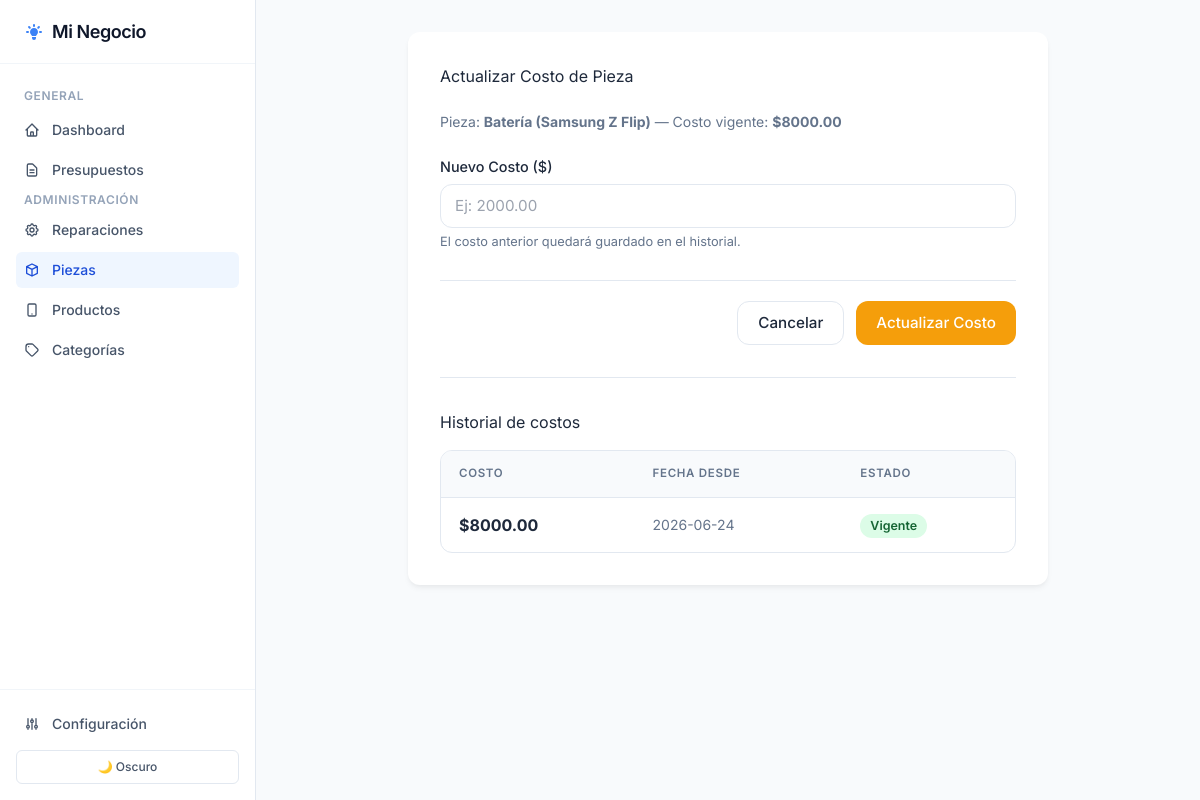
/piezas/3/costo, run on the app's committed database.
### tables this page shows
CREATE TABLE configuracion (
                clave TEXT PRIMARY KEY,
                valor TEXT NOT NULL,
                descripcion TEXT
            );

CREATE TABLE pieza (
                id          INTEGER PRIMARY KEY AUTOINCREMENT,
                nombre      TEXT NOT NULL,
                producto_id INTEGER NOT NULL,
                activo      INTEGER NOT NULL DEFAULT 1,
                FOREIGN KEY (producto_id) REFERENCES producto(id)
            );

CREATE TABLE costo_pieza (
                id          INTEGER PRIMARY KEY AUTOINCREMENT,
                pieza_id    INTEGER NOT NULL,
                costo       REAL    NOT NULL,
                fecha_desde TEXT    NOT NULL,
                es_actual   INTEGER NOT NULL DEFAULT 1,
                FOREIGN KEY (pieza_id) REFERENCES pieza(id)
            );

### app.py (the view)
@app.route("/piezas/<int:pid>/costo", methods=["GET"])
def vista_pieza_costo_form(pid):
    conn = None
    try:
        conn = get_connection()
        cur = conn.cursor()
        cur.execute("""
            SELECT p.id, p.nombre, cp.costo AS costo_actual
            FROM pieza p
            LEFT JOIN costo_pieza cp ON cp.pieza_id = p.id AND cp.es_actual = 1
            WHERE p.id = ?
        """, (pid,))
        row = cur.fetchone()
        if not row:
            flash("Pieza no encontrada.", "danger")
            return redirect(url_for("vista_piezas"))
        cur.execute("""
            SELECT costo, fecha_desde, es_actual
            FROM costo_pieza WHERE pieza_id = ?
            ORDER BY fecha_desde DESC
        """, (pid,))
        historial = [dict(r) for r in cur.fetchall()]
        return render_template("piezas/costo.html", pieza=dict(row), historial=historial)
    finally:
        if conn:
            conn.close()

### app.py (called while the page is built)
def get_connection():
    conn = sqlite3.connect(DB_PATH)
    conn.row_factory = sqlite3.Row          # permite acceder columnas por nombre
    conn.execute("PRAGMA foreign_keys = ON")
    return conn

### templates/piezas/costo.html (shortened to what this page needs)
{% extends 'base.html' %}
{% set seccion = 'piezas' %}
{% block content %}
<div class="form-container">
    <h2>Actualizar Costo de Pieza</h2>
    <p class="text-muted text-sm" style="margin-bottom: 24px;">
        Pieza: <strong>{{ pieza.nombre }}</strong> &mdash;
        Costo vigente: <strong>${{ "%.2f"|format(pieza.costo_actual) if pieza.costo_actual is not none else '—' }}</strong>
    </p>
    <form action="/piezas/{{ pieza.id }}/costo" method="POST" class="styled-form">
        <div class="form-group">
            <label for="costo">Nuevo Costo ($)</label>
            <input type="number" id="costo" name="costo"
                   min="0" step="0.01"
                   placeholder="Ej: 2000.00"
                   required>
            <p class="hint">El costo anterior quedará guardado en el historial.</p>
        </div>
        <div class="form-actions">
            <a href="/piezas" class="btn btn-outline">Cancelar</a>
            <button type="submit" class="btn btn-warning">Actualizar Costo</button>
        </div>
    </form>
    <div class="section-divider"></div>
    <h3 style="margin-bottom: 16px;">Historial de costos</h3>
    <div class="table-container" style="box-shadow: none; border: 1px solid var(--border-color);">
        <table class="crud-table">
            <thead>
                <tr>
                    <th>Costo</th>
                    <th>Fecha desde</th>
                    <th>Estado</th>
                </tr>
            </thead>
            <tbody>
                {% for h in historial %}
                <tr>
                    <td><strong>${{ "%.2f"|format(h.costo) }}</strong></td>
                    <td class="text-muted text-sm">{{ h.fecha_desde[:10] }}</td>
                    <td>
                        {% if h.es_actual %}
                            <span class="badge badge-active">Vigente</span>
                        {% else %}
                            <span class="badge badge-inactive">Histórico</span>
                        {% endif %}
                    </td>
                </tr>
                {% else %}
                <tr><td colspan="3" class="empty-state">Sin historial.</td></tr>
                {% endfor %}
            </tbody>
        </table>
    </div>
</div>
{% endblock %}

### templates/base.html (shortened to what this page needs)
<!DOCTYPE html>
<html lang="es" data-theme="light">
<head>
    <script src="https://cdn.tailwindcss.com"></script>
    <link rel="stylesheet" href="{{ url_for('static', filename='style.css') }}">
</head>
<body class="bg-slate-50 text-slate-800 antialiased flex h-screen overflow-hidden font-sans selection:bg-blue-100 selection:text-blue-900 transition-colors duration-300 dark:bg-slate-900 dark:text-slate-100">
    <aside class="w-64 bg-white dark:bg-slate-950 border-r border-slate-200 dark:border-slate-800 flex flex-col flex-shrink-0 transition-colors duration-300">
        <div class="h-16 flex items-center px-6 border-b border-slate-100 dark:border-slate-800">
            <a href="/" class="flex items-center gap-2 text-slate-900 dark:text-white text-lg font-semibold tracking-tight hover:opacity-80 transition-opacity">
                {{ config_alias.negocio | default('Mi Negocio') }}
            </a>
        </div>
        <nav class="flex-1 px-4 py-6 overflow-y-auto space-y-1">
            <p class="px-2 text-xs font-semibold text-slate-400 dark:text-slate-500 uppercase tracking-wider mb-2">General</p>
            <a href="/" class="flex items-center gap-3 px-2 py-2 text-sm font-medium rounded-md transition-colors {% if seccion == 'dashboard' %}bg-blue-50 text-blue-700 dark:bg-blue-900/30 dark:text-blue-400{% else %}text-slate-600 hover:bg-slate-100 dark:text-slate-400 dark:hover:bg-slate-800 dark:hover:text-slate-200{% endif %}">
                <svg class="w-4 h-4" fill="none" stroke="currentColor" viewBox="0 0 24 24"><path stroke-linecap="round" stroke-linejoin="round" stroke-width="2" d="M3 12l2-2m0 0l7-7 7 7M5 10v10a1 1 0 001 1h3m10-11l2 2m-2-2v10a1 1 0 01-1 1h-3m-6 0a1 1 0 001-1v-4a1 1 0 011-1h2a1 1 0 011 1v4a1 1 0 001 1m-6 0h6"></path></svg>
                Dashboard
            </a>
            <a href="/presupuestos" class="flex items-center gap-3 px-2 py-2 text-sm font-medium rounded-md transition-colors {% if seccion == 'presupuestos' %}bg-blue-50 text-blue-700 dark:bg-blue-900/30 dark:text-blue-400{% else %}text-slate-600 hover:bg-slate-100 dark:text-slate-400 dark:hover:bg-slate-800 dark:hover:text-slate-200{% endif %}">
                <svg class="w-4 h-4" fill="none" stroke="currentColor" viewBox="0 0 24 24"><path stroke-linecap="round" stroke-linejoin="round" stroke-width="2" d="M9 12h6m-6 4h6m2 5H7a2 2 0 01-2-2V5a2 2 0 012-2h5.586a1 1 0 01.707.293l5.414 5.414a1 1 0 01.293.707V19a2 2 0 01-2 2z"></path></svg>
                Presupuestos
            </a>
            <p class="px-2 text-xs font-semibold text-slate-400 dark:text-slate-500 uppercase tracking-wider mt-6 mb-2">Administración</p>
            <a href="/tipos-reparacion" class="flex items-center gap-3 px-2 py-2 text-sm font-medium rounded-md transition-colors {% if seccion == 'reparaciones' %}bg-blue-50 text-blue-700 dark:bg-blue-900/30 dark:text-blue-400{% else %}text-slate-600 hover:bg-slate-100 dark:text-slate-400 dark:hover:bg-slate-800 dark:hover:text-slate-200{% endif %}">
                {{ config_alias.servicios | default('Servicios') }}
            </a>
            <a href="/piezas" class="flex items-center gap-3 px-2 py-2 text-sm font-medium rounded-md transition-colors {% if seccion == 'piezas' %}bg-blue-50 text-blue-700 dark:bg-blue-900/30 dark:text-blue-400{% else %}text-slate-600 hover:bg-slate-100 dark:text-slate-400 dark:hover:bg-slate-800 dark:hover:text-slate-200{% endif %}">
                <svg class="w-4 h-4" fill="none" stroke="currentColor" viewBox="0 0 24 24"><path stroke-linecap="round" stroke-linejoin="round" stroke-width="2" d="M20 7l-8-4-8 4m16 0l-8 4m8-4v10l-8 4m0-10L4 7m8 4v10M4 7v10l8 4"></path></svg>
                {{ config_alias.insumos | default('Insumos') }}
            </a>
            <a href="/productos" class="flex items-center gap-3 px-2 py-2 text-sm font-medium rounded-md transition-colors {% if seccion == 'productos' %}bg-blue-50 text-blue-700 dark:bg-blue-900/30 dark:text-blue-400{% else %}text-slate-600 hover:bg-slate-100 dark:text-slate-400 dark:hover:bg-slate-800 dark:hover:text-slate-200{% endif %}">
                <svg class="w-4 h-4" fill="none" stroke="currentColor" viewBox="0 0 24 24"><path stroke-linecap="round" stroke-linejoin="round" stroke-width="2" d="M12 18h.01M8 21h8a2 2 0 002-2V5a2 2 0 00-2-2H8a2 2 0 00-2 2v14a2 2 0 002 2z"></path></svg>
                {{ config_alias.proyectos | default('Proyectos') }}
            </a>
            <a href="/categorias" class="flex items-center gap-3 px-2 py-2 text-sm font-medium rounded-md transition-colors {% if seccion == 'categorias' %}bg-blue-50 text-blue-700 dark:bg-blue-900/30 dark:text-blue-400{% else %}text-slate-600 hover:bg-slate-100 dark:text-slate-400 dark:hover:bg-slate-800 dark:hover:text-slate-200{% endif %}">
                <svg class="w-4 h-4" fill="none" stroke="currentColor" viewBox="0 0 24 24"><path stroke-linecap="round" stroke-linejoin="round" stroke-width="2" d="M7 7h.01M7 3h5c.512 0 1.024.195 1.414.586l7 7a2 2 0 010 2.828l-7 7a2 2 0 01-2.828 0l-7-7A1.994 1.994 0 013 12V7a4 4 0 014-4z"></path></svg>
                Categorías
            </a>
        </nav>
        <div class="p-4 border-t border-slate-100 dark:border-slate-800">
            <a href="/configuracion" class="flex items-center gap-3 px-2 py-2 text-sm font-medium rounded-md text-slate-600 hover:bg-slate-100 dark:text-slate-400 dark:hover:bg-slate-800 dark:hover:text-slate-200 transition-colors">
                <svg class="w-4 h-4" fill="none" stroke="currentColor" viewBox="0 0 24 24"><path stroke-linecap="round" stroke-linejoin="round" stroke-width="2" d="M12 6V4m0 2a2 2 0 100 4m0-4a2 2 0 110 4m-6 8a2 2 0 100-4m0 4a2 2 0 110-4m0 4v2m0-6V4m6 6v10m6-2a2 2 0 100-4m0 4a2 2 0 110-4m0 4v2m0-6V4"></path></svg>
                Configuración
            </a>
            <button id="theme-toggle" class="mt-2 w-full flex justify-center items-center gap-2 px-2 py-2 text-xs font-medium rounded-md border border-slate-200 dark:border-slate-700 text-slate-600 dark:text-slate-400 hover:bg-slate-50 dark:hover:bg-slate-800 transition-colors">
                <span class="icon-dark inline dark:hidden">🌙 Oscuro</span>
            </button>
        </div>
    </aside>
    <main class="flex-1 flex flex-col overflow-y-auto">
        <div class="p-8 max-w-6xl mx-auto w-full">
            {% block content %}{% endblock %}
        </div>
    </main>
</body>
</html>

### static/style.css (style rules this page uses)
:root { --bg-color: #f4f7f6; --surface-color: #ffffff; --text-primary: #1e293b; --text-secondary: #64748b; --primary-color: #6366f1; --primary-hover: #4f46e5; --danger-color: #ef4444; --danger-hover: #dc2626; --success-color: #10b981; --warning-color: #f59e0b; --border-color: #e2e8f0; --sidebar-bg: #0f172a; --sidebar-text: #cbd5e1; --sidebar-hover: #1e293b; --sidebar-active: #38bdf8; --radius: 12px; --shadow: 0 4px 6px -1px rgba(0,0,0,.05), 0 2px 4px -1px rgba(0,0,0,.03); --shadow-lg: 0 10px 25px -3px rgba(0,0,0,.1), 0 4px 8px -2px rgba(0,0,0,.05); }
* { box-sizing: border-box; margin: 0; padding: 0; }
body { font-family: 'Inter', sans-serif; background-color: var(--bg-color); color: var(--text-primary); line-height: 1.6; transition: background-color 0.3s ease, color 0.3s ease; }
h1, h2, h3 { color: var(--text-primary); margin-bottom: 1rem; }
.btn { display: inline-flex; align-items: center; gap: 6px; padding: 10px 20px; border-radius: var(--radius); font-weight: 500; text-decoration: none; cursor: pointer; transition: all 0.2s; border: none; font-size: 0.95rem; font-family: inherit; }
.btn-outline { background: transparent; border: 1px solid var(--border-color); color: var(--text-primary); }
.btn-warning { background-color: var(--warning-color); color: white; }
.table-container { background: var(--surface-color); border-radius: var(--radius); box-shadow: var(--shadow); overflow: hidden; }
.crud-table { width: 100%; border-collapse: collapse; }
.crud-table th, .crud-table td { padding: 14px 18px; text-align: left; border-bottom: 1px solid var(--border-color); }
.crud-table th { background: #f8fafc; font-weight: 600; color: var(--text-secondary); text-transform: uppercase; font-size: 0.72rem; letter-spacing: 0.06em; }
.crud-table tr:last-child td { border-bottom: none; }
.badge { display: inline-block; padding: 3px 10px; border-radius: 9999px; font-size: 0.78rem; font-weight: 600; }
.badge-active { background: #dcfce7; color: #166534; }
.form-container { background: var(--surface-color); padding: 32px; border-radius: var(--radius); box-shadow: var(--shadow); max-width: 640px; margin: 0 auto; }
.form-container h2 { margin-bottom: 24px; }
.styled-form .form-group { margin-bottom: 20px; }
.styled-form label { display: block; font-weight: 500; margin-bottom: 6px; color: var(--text-primary); font-size: 0.9rem; }
.styled-form input[type="text"], .styled-form input[type="number"], .styled-form select, .styled-form textarea { width: 100%; padding: 10px 14px; border: 1px solid var(--border-color); border-radius: var(--radius); font-family: inherit; font-size: 0.95rem; transition: border-color 0.2s, box-shadow 0.2s; background: white; color: var(--text-primary); }
.styled-form .hint { font-size: 0.8rem; color: var(--text-secondary); margin-top: 4px; }
.form-actions { display: flex; justify-content: flex-end; gap: 12px; margin-top: 28px; padding-top: 20px; border-top: 1px solid var(--border-color); }
.section-divider { height: 1px; background: var(--border-color); margin: 32px 0; }
.text-muted { color: var(--text-secondary); }
.text-sm { font-size: 0.85rem; }

### data on the page
configuracion: negocio "Mi Negocio"
configuracion: servicios "Reparaciones"
configuracion: insumos "Piezas"
configuracion: proyectos "Productos"
pieza: nombre "Batería (Samsung Z Flip)"
costo_pieza: costo "8000.00", fecha_desde "2026-06-24", es_actual "Vigente"
